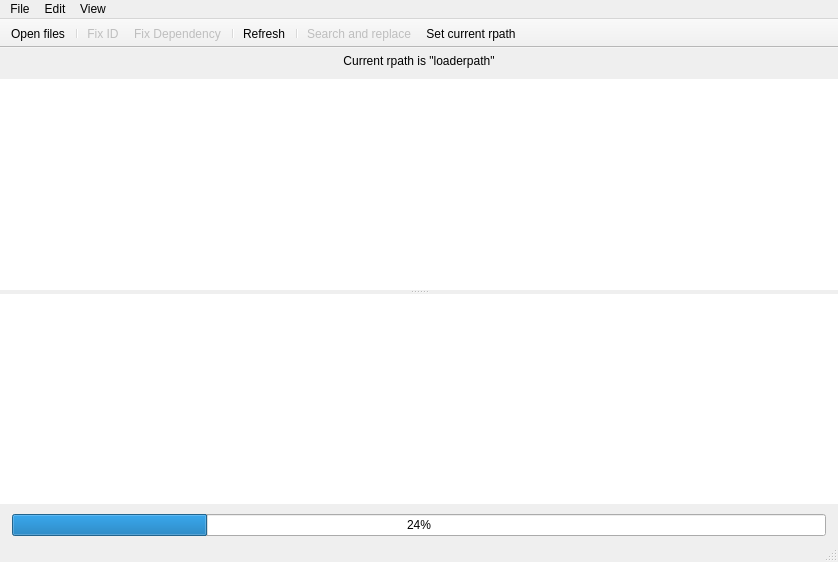
<?xml version="1.0" encoding="UTF-8"?>
<ui version="4.0">
 <class>MainWindow</class>
 <widget class="QMainWindow" name="MainWindow">
  <property name="geometry">
   <rect>
    <x>0</x>
    <y>0</y>
    <width>838</width>
    <height>562</height>
   </rect>
  </property>
  <property name="windowTitle">
   <string>DependencyChaos </string>
  </property>
  <widget class="QWidget" name="centralWidget">
   <layout class="QGridLayout" name="gridLayout">
    <property name="leftMargin">
     <number>0</number>
    </property>
    <property name="topMargin">
     <number>0</number>
    </property>
    <property name="rightMargin">
     <number>0</number>
    </property>
    <property name="bottomMargin">
     <number>0</number>
    </property>
    <item row="0" column="0">
     <widget class="QLabel" name="currentrpath">
      <property name="minimumSize">
       <size>
        <width>0</width>
        <height>25</height>
       </size>
      </property>
      <property name="text">
       <string>Current rpath is &quot;loaderpath&quot;</string>
      </property>
      <property name="alignment">
       <set>Qt::AlignCenter</set>
      </property>
     </widget>
    </item>
    <item row="4" column="0">
     <widget class="QFrame" name="progressFrame">
      <property name="minimumSize">
       <size>
        <width>0</width>
        <height>30</height>
       </size>
      </property>
      <property name="maximumSize">
       <size>
        <width>16777215</width>
        <height>30</height>
       </size>
      </property>
      <property name="sizeIncrement">
       <size>
        <width>0</width>
        <height>0</height>
       </size>
      </property>
      <property name="frameShape">
       <enum>QFrame::NoFrame</enum>
      </property>
      <property name="frameShadow">
       <enum>QFrame::Raised</enum>
      </property>
      <layout class="QGridLayout" name="gridLayout_2">
       <property name="leftMargin">
        <number>12</number>
       </property>
       <property name="topMargin">
        <number>0</number>
       </property>
       <property name="rightMargin">
        <number>12</number>
       </property>
       <property name="bottomMargin">
        <number>0</number>
       </property>
       <item row="0" column="0">
        <widget class="QProgressBar" name="progressBar">
         <property name="value">
          <number>24</number>
         </property>
        </widget>
       </item>
      </layout>
     </widget>
    </item>
    <item row="1" column="0">
     <widget class="QWidget" name="widget" native="true">
      <property name="minimumSize">
       <size>
        <width>0</width>
        <height>90</height>
       </size>
      </property>
      <layout class="QGridLayout" name="gridLayout_3">
       <property name="leftMargin">
        <number>0</number>
       </property>
       <property name="topMargin">
        <number>0</number>
       </property>
       <property name="rightMargin">
        <number>0</number>
       </property>
       <property name="bottomMargin">
        <number>0</number>
       </property>
       <item row="0" column="0">
        <widget class="QSplitter" name="splitter">
         <property name="orientation">
          <enum>Qt::Vertical</enum>
         </property>
         <widget class="QTreeView" name="treeView">
          <property name="frameShape">
           <enum>QFrame::NoFrame</enum>
          </property>
          <property name="dragDropMode">
           <enum>QAbstractItemView::DropOnly</enum>
          </property>
          <property name="defaultDropAction">
           <enum>Qt::MoveAction</enum>
          </property>
          <property name="alternatingRowColors">
           <bool>true</bool>
          </property>
          <property name="selectionMode">
           <enum>QAbstractItemView::ExtendedSelection</enum>
          </property>
          <property name="uniformRowHeights">
           <bool>true</bool>
          </property>
         </widget>
         <widget class="QPlainTextEdit" name="LogTextFrame">
          <property name="font">
           <font>
            <pointsize>12</pointsize>
           </font>
          </property>
          <property name="frameShape">
           <enum>QFrame::NoFrame</enum>
          </property>
          <property name="horizontalScrollBarPolicy">
           <enum>Qt::ScrollBarAlwaysOff</enum>
          </property>
         </widget>
        </widget>
       </item>
      </layout>
     </widget>
    </item>
   </layout>
  </widget>
  <widget class="QMenuBar" name="menuBar">
   <property name="geometry">
    <rect>
     <x>0</x>
     <y>0</y>
     <width>838</width>
     <height>22</height>
    </rect>
   </property>
   <widget class="QMenu" name="menuAblage">
    <property name="title">
     <string>File</string>
    </property>
    <addaction name="action_ffnen"/>
    <addaction name="separator"/>
    <addaction name="actionSet_current_rpath"/>
   </widget>
   <widget class="QMenu" name="menuEdit">
    <property name="title">
     <string>Edit</string>
    </property>
    <addaction name="actionFix_ID"/>
    <addaction name="actionFix_Dependency"/>
    <addaction name="actionSearch_and_replace_in_depend"/>
   </widget>
   <widget class="QMenu" name="menuView">
    <property name="title">
     <string>View</string>
    </property>
    <addaction name="actionRefresh"/>
   </widget>
   <addaction name="menuAblage"/>
   <addaction name="menuEdit"/>
   <addaction name="menuView"/>
  </widget>
  <widget class="QToolBar" name="mainToolBar">
   <property name="movable">
    <bool>false</bool>
   </property>
   <property name="toolButtonStyle">
    <enum>Qt::ToolButtonTextUnderIcon</enum>
   </property>
   <property name="floatable">
    <bool>true</bool>
   </property>
   <attribute name="toolBarArea">
    <enum>TopToolBarArea</enum>
   </attribute>
   <attribute name="toolBarBreak">
    <bool>false</bool>
   </attribute>
   <addaction name="action_ffnen"/>
   <addaction name="separator"/>
   <addaction name="actionFix_ID"/>
   <addaction name="actionFix_Dependency"/>
   <addaction name="separator"/>
   <addaction name="actionRefresh"/>
   <addaction name="separator"/>
   <addaction name="actionSearch_and_replace_in_depend"/>
   <addaction name="actionSet_current_rpath"/>
  </widget>
  <widget class="QStatusBar" name="statusBar"/>
  <action name="action_ffnen">
   <property name="icon">
    <iconset resource="imgres.qrc">
     <normaloff>:/imglist/img/Analysis.png</normaloff>:/imglist/img/Analysis.png</iconset>
   </property>
   <property name="text">
    <string>Open files...</string>
   </property>
   <property name="toolTip">
    <string>Open dylib...</string>
   </property>
   <property name="shortcut">
    <string>Ctrl+O</string>
   </property>
  </action>
  <action name="actionSearch_and_replace_in_depend">
   <property name="enabled">
    <bool>false</bool>
   </property>
   <property name="icon">
    <iconset resource="imgres.qrc">
     <normaloff>:/imglist/img/edit-validated.png</normaloff>:/imglist/img/edit-validated.png</iconset>
   </property>
   <property name="text">
    <string>Search and replace</string>
   </property>
   <property name="toolTip">
    <string>Search and replace in dependency</string>
   </property>
   <property name="shortcut">
    <string>Ctrl+R</string>
   </property>
  </action>
  <action name="actionFix_ID">
   <property name="enabled">
    <bool>false</bool>
   </property>
   <property name="icon">
    <iconset resource="imgres.qrc">
     <normaloff>:/imglist/img/edit-validated.png</normaloff>:/imglist/img/edit-validated.png</iconset>
   </property>
   <property name="text">
    <string>Fix ID</string>
   </property>
   <property name="shortcut">
    <string>Ctrl+I</string>
   </property>
  </action>
  <action name="actionFix_Dependency">
   <property name="enabled">
    <bool>false</bool>
   </property>
   <property name="icon">
    <iconset resource="imgres.qrc">
     <normaloff>:/imglist/img/edit-validated.png</normaloff>:/imglist/img/edit-validated.png</iconset>
   </property>
   <property name="text">
    <string>Fix Dependency</string>
   </property>
   <property name="shortcut">
    <string>Ctrl+D</string>
   </property>
  </action>
  <action name="actionSet_current_rpath">
   <property name="icon">
    <iconset resource="imgres.qrc">
     <normaloff>:/imglist/img/buttondown.png</normaloff>:/imglist/img/buttondown.png</iconset>
   </property>
   <property name="text">
    <string>Set current rpath</string>
   </property>
   <property name="shortcut">
    <string>Ctrl+P</string>
   </property>
  </action>
  <action name="actionRefresh">
   <property name="icon">
    <iconset resource="imgres.qrc">
     <normaloff>:/imglist/img/Refresh.png</normaloff>:/imglist/img/Refresh.png</iconset>
   </property>
   <property name="text">
    <string>Refresh</string>
   </property>
   <property name="shortcut">
    <string>Ctrl+R</string>
   </property>
  </action>
 </widget>
 <layoutdefault spacing="6" margin="11"/>
 <resources>
  <include location="imgres.qrc"/>
 </resources>
 <connections/>
</ui>
